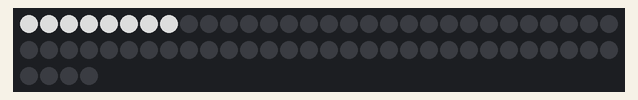
A sketch run on a simulated ESP32-S3. Shown: 64 RGB LEDs in strip order, left to right, continuing on the next row. Dim RGB values are drawn brighter than linear; the strip is taken to match the declared colour order.

Above: at 0.1 s.
At 1.6 s:
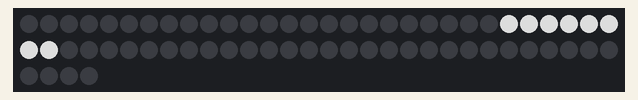
At 3.6 s:
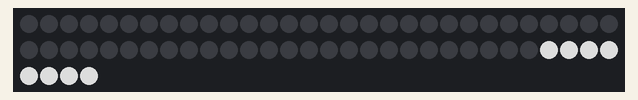
At 7.6 s:
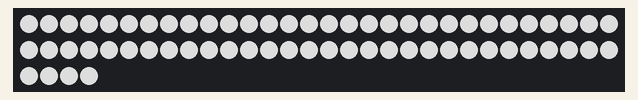
At 10.6 s:
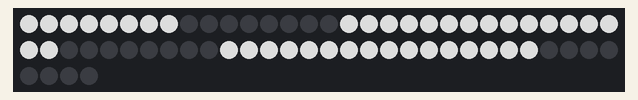
At 13.6 s:
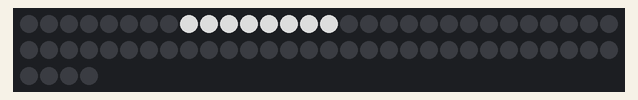

Measured:
- by itself, everything shown: repeats every 13.1 s, in 26 steps
- what the display in image 1 shows lasts 0.5 s, from 1.5 s to 2.0 s

The sketch:

ARDUINO_transparent_edgelit_display.ino
```cpp
// Transparent Edgelit 7-Segment Display

// created by upir, 2024
// youtube channel: https://www.youtube.com/upir_upir

// YouTube video: https://youtu.be/Cg9MDF1VE2g
// Source files: https://github.com/upiir/transparent_edgelit_segment_display/

// Links from the video:
// Do you like this video? You can buy me a coffee ☕: https://www.buymeacoffee.com/upir
// ESP32-S3-Matrix: https://s.click.aliexpress.com/e/_DE7zjdN
// ESP32-S3-Matrix documentation: https://www.waveshare.com/wiki/ESP32-S3-Matrix
// BambuLab A1 Mini Combo 3D Printer: https://shareasale.com/r.cfm?b=2420414&u=3422904&m=138211&urllink=&afftrack=
// Acrylic sheets 5x7cm: https://s.click.aliexpress.com/e/_DkUvui3
// Transparent Segment Display video from Narkidae: https://www.youtube.com/watch?v=wr_3c_1lHbg
// Acrylic business cards: https://s.click.aliexpress.com/e/_DBvjMNt
// Edgelit displays on Fran Blanche channel: https://www.youtube.com/watch?v=J2xAetY9O1E
// Edgelit clocks on AliExpress: https://s.click.aliexpress.com/e/_DeVvQFN
// Edgelit Clocks on AliExpress yellow: https://s.click.aliexpress.com/e/_DCG1WSL
// Shifter Knob Project: https://www.youtube.com/playlist?list=PLjQRaMdk7pBb6r6xglZb92DGyWJTgBVaV
// NeoPixels documentation: https://learn.adafruit.com/adafruit-neopixel-uberguide/the-magic-of-neopixels
// Engraving pen: https://s.click.aliexpress.com/e/_DkCnpb1

// Related videos with segmented displays / NeoPixels:
// Arduino Robot Eyes with LED Matrix Display // https://www.youtube.com/watch?v=If-hiuwsQh0
// Arduino Wood Clock // https://www.youtube.com/watch?v=50bVXHYW_9Q
// Why are pixels square? // https://www.youtube.com/watch?v=oLgUtjyKO6Q
// Arduino + Matrix Display (The Proper Way) // https://www.youtube.com/watch?v=jlhcDzS17vU
// Simple big 7-segment display: https://youtu.be/_pNuaVKABN4
// Turning Posy´s displays into real ones: https://youtu.be/jz01j1TpM84
// Arduino OLED Segmented Clock // https://youtu.be/OqqPvb8FEHs
// Fake nixie clock: https://youtu.be/Q-yf9hQRpU4
// Nixie Tube Clock Without Nixie Tubes: https://youtu.be/cbU3y4pe4FQ


#include <Adafruit_NeoPixel.h> // Adafruit NeoPixel library is used to set NeoPixels

#define PIN        14 // Which pin on the Arduino is connected to the NeoPixels?
#define NUMPIXELS 64 // How many NeoPixels are attached to the Arduino?

Adafruit_NeoPixel pixels(NUMPIXELS, PIN, NEO_RGB + NEO_KHZ800);

#define DELAYVAL 500 // Time (in milliseconds) to pause between digits

void setup() {
  pixels.begin(); // INITIALIZE NeoPixel strip object (REQUIRED)
}

void set_segment (int segment) { // set segment (i.e. row of 8 neopixels) to white color

  for(int i=0; i<8; i++) { //
    pixels.setPixelColor(i + (segment * 8), pixels.Color(150, 150, 150));
  }

}


void loop() {


  // set individual rows (segments) to be lit
  for(int i=0; i<8; i++) { //
    pixels.clear(); // Set all pixel colors to 'off'
    set_segment(i);
    pixels.show();   // Send the updated pixel colors to the hardware.
    delay(DELAYVAL); // Pause before next pass through loop
  }

  pixels.clear(); // Set all pixel colors to 'off'

  // set individual rows (segments) to be lit
  for(int i=0; i<8; i++) { //
    set_segment(i);
    pixels.show();   // Send the updated pixel colors to the hardware.
    delay(DELAYVAL); // Pause before next pass through loop
  }


  // digit 0
  pixels.clear(); // Set all pixel colors to 'off'
  set_segment(0);
  set_segment(1);
  set_segment(2);
  set_segment(3);
  set_segment(4);
  set_segment(5);
  //set_segment(6);
  pixels.show();   // Send the updated pixel colors to the hardware.
  delay(DELAYVAL); // Pause before next pass through loop

  // digit 1
  pixels.clear(); // Set all pixel colors to 'off'
  //set_segment(0);
  set_segment(1);
  set_segment(2);
  //set_segment(3);
  //set_segment(4);
  //set_segment(5);
  //set_segment(6);
  pixels.show();   // Send the updated pixel colors to the hardware.
  delay(DELAYVAL); // Pause before next pass through loop

  // digit 2
  pixels.clear(); // Set all pixel colors to 'off'
  set_segment(0);
  set_segment(1);
  //set_segment(2);
  set_segment(3);
  set_segment(4);
  //set_segment(5);
  set_segment(6);
  pixels.show();   // Send the updated pixel colors to the hardware.
  delay(DELAYVAL); // Pause before next pass through loop

  // digit 3
  pixels.clear(); // Set all pixel colors to 'off'
  set_segment(0);
  set_segment(1);
  set_segment(2);
  set_segment(3);
  //set_segment(4);
  //set_segment(5);
  set_segment(6);
  pixels.show();   // Send the updated pixel colors to the hardware.
  delay(DELAYVAL); // Pause before next pass through loop

  // digit 4
  pixels.clear(); // Set all pixel colors to 'off'
  //set_segment(0);
  set_segment(1);
  set_segment(2);
  //set_segment(3);
  //set_segment(4);
  set_segment(5);
  set_segment(6);
  pixels.show();   // Send the updated pixel colors to the hardware.
  delay(DELAYVAL); // Pause before next pass through loop

  // digit 5
  pixels.clear(); // Set all pixel colors to 'off'
  set_segment(0);
  //set_segment(1);
  set_segment(2);
  set_segment(3);
  //set_segment(4);
  set_segment(5);
  set_segment(6);
  pixels.show();   // Send the updated pixel colors to the hardware.
  delay(DELAYVAL); // Pause before next pass through loop

  // digit 6
  pixels.clear(); // Set all pixel colors to 'off'
  set_segment(0);
  //set_segment(1);
  set_segment(2);
  set_segment(3);
  set_segment(4);
  set_segment(5);
  set_segment(6);
  pixels.show();   // Send the updated pixel colors to the hardware.
  delay(DELAYVAL); // Pause before next pass through loop

  // digit 7
  pixels.clear(); // Set all pixel colors to 'off'
  set_segment(0);
  set_segment(1);
  set_segment(2);
  //set_segment(3);
  //set_segment(4);
  //set_segment(5);
  //set_segment(6);
  pixels.show();   // Send the updated pixel colors to the hardware.
  delay(DELAYVAL); // Pause before next pass through loop

  // digit 8
  pixels.clear(); // Set all pixel colors to 'off'
  set_segment(0);
  set_segment(1);
  set_segment(2);
  set_segment(3);
  set_segment(4);
  set_segment(5);
  set_segment(6);
  pixels.show();   // Send the updated pixel colors to the hardware.
  delay(DELAYVAL); // Pause before next pass through loop

  // digit 9
  pixels.clear(); // Set all pixel colors to 'off'
  set_segment(0);
  set_segment(1);
  set_segment(2);
  set_segment(3);
  //set_segment(4);
  set_segment(5);
  set_segment(6);
  pixels.show();   // Send the updated pixel colors to the hardware.
  delay(DELAYVAL); // Pause before next pass through loop


}
```
